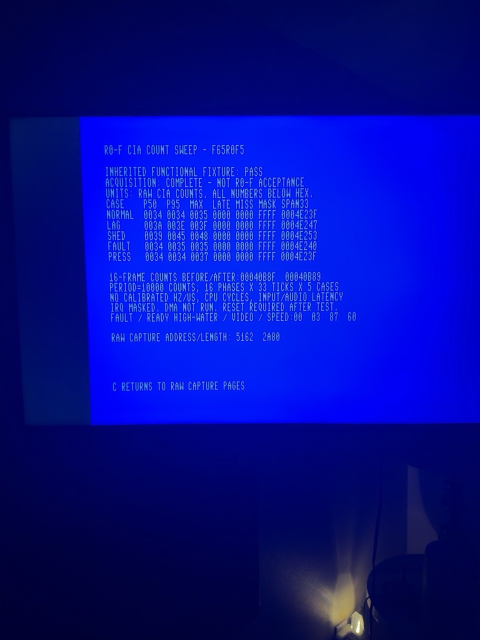
#> input picture docs/evidence/r0f/capture/physical/photos/1-Photo-1.jpg, 960 x 1280 px, given in place of 1-Photo-1.jpg.jpg, which was not available (shown at 1/2 size)
$ python -i r0f-glyphs.py   (imports and definitions only)
#> lines starting #> are read from the running program, lines starting #| are printed output that depends on the picture
"""Local photo analysis. Original images remain unchanged; CRCs never guide OCR."""
import json, sys, os
from pathlib import Path
import numpy as np
from PIL import Image

ROOT=Path('/Users/slice/Documents/ChatGPT/F65 Megawing/docs/evidence/r0f/capture/physical')
OUT=Path(os.environ.get('R0F_GLYPH_OUT','/tmp/r0f-glyphs'))
# [1 line not run here, left out]
# [1 line that did not run here, left out]

def data_boxes(n):
    # OCR only locates the text; none of its recognized payload is trusted.
    r=records[n]
    boxes=[b for b in r['lines'] if ':' in b['text'][:7] and b['w']>.45]
    boxes.sort(key=lambda b:-b['y'])
    return boxes

def warp(n):
#> called with n = '../../photos/1-Photo-1.jpg'
    a=np.array(Image.open(ROOT/'photos'/f'{n}-Photo-{n}.jpg'))[:,:,1].astype(float)
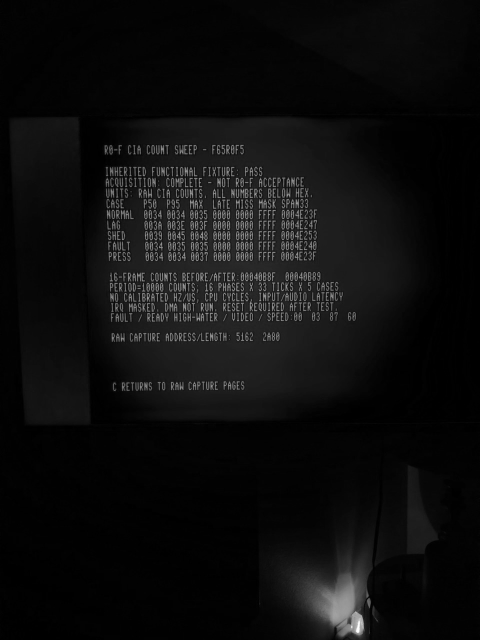
#> a: shape (1280, 960) float64 (shown at 1/2 size); min 0, max 255, mean 14.1
    h,w=a.shape
#> h = 1280; w = 960
#> (the run stopped early here; a loop or call above may not have finished)

$ run again, on docs/evidence/r0f/capture/physical/photos/13-Photo-13.jpg
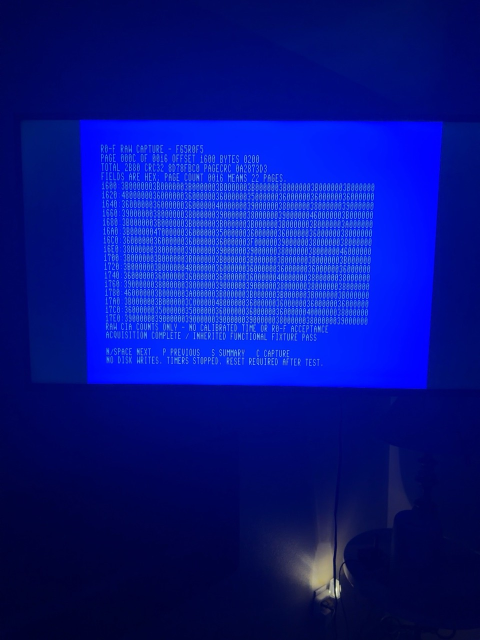
#> input picture docs/evidence/r0f/capture/physical/photos/13-Photo-13.jpg, 960 x 1280 px, given in place of 13-Photo-13.jpg.jpg, which was not available (shown at 1/2 size)
#> in warp, `a=np.array(Image.open(ROOT/'photos'/f'{n}-Photo-{n}.jpg'))[:,:,1].asty..`:
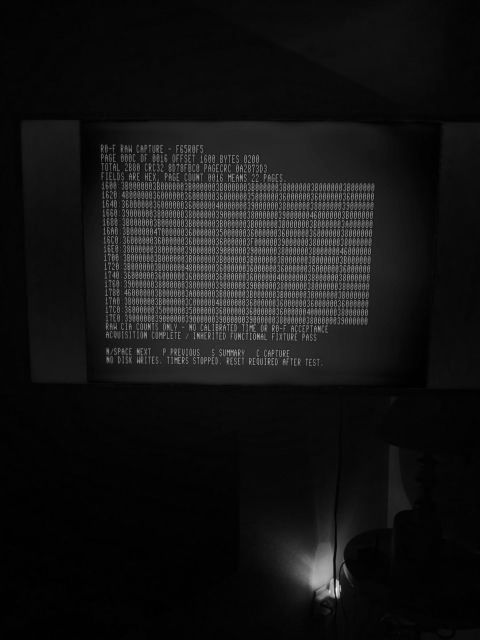
#> a: shape (1280, 960) float64 (shown at 1/2 size); min 0, max 255, mean 20.5
